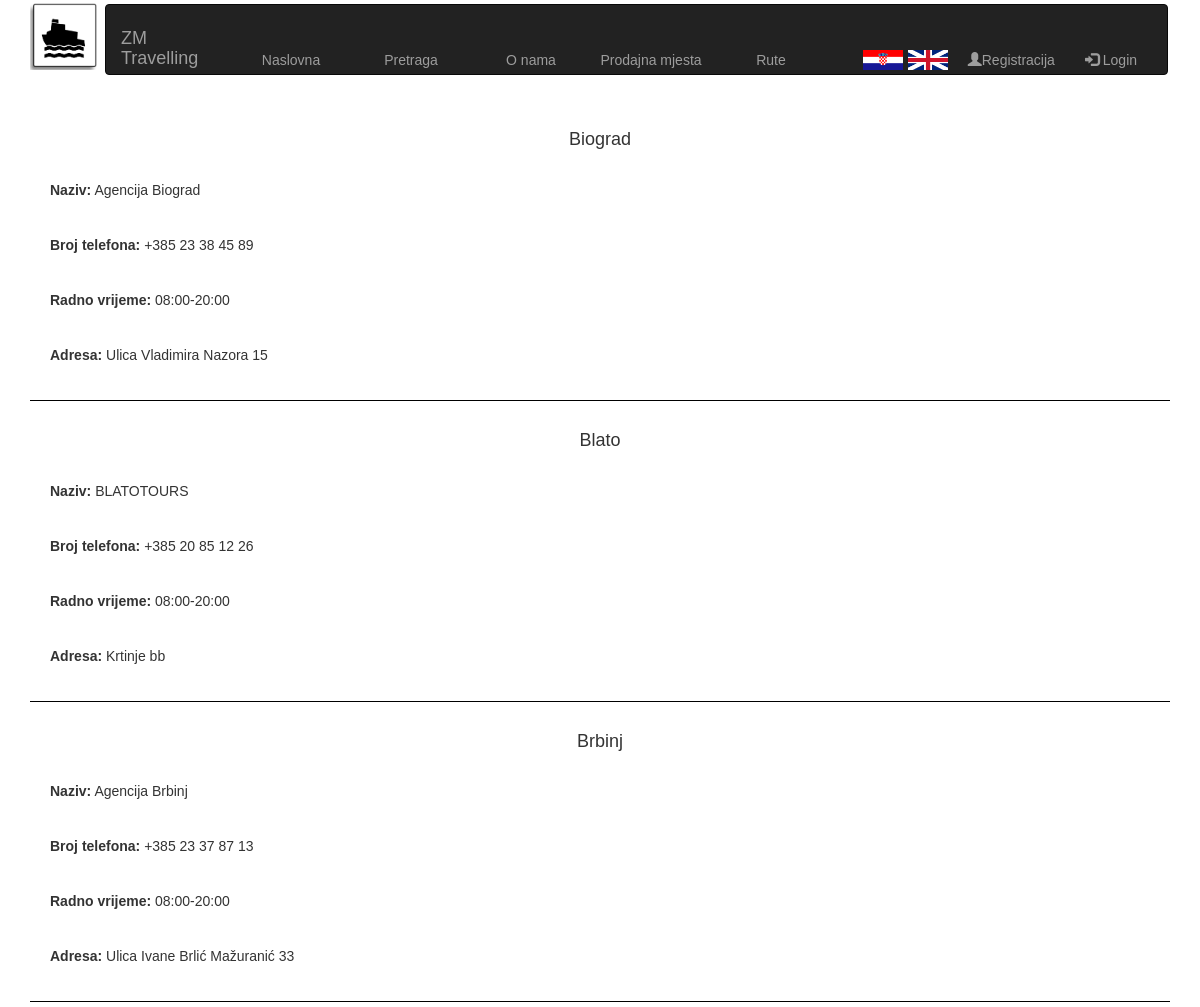
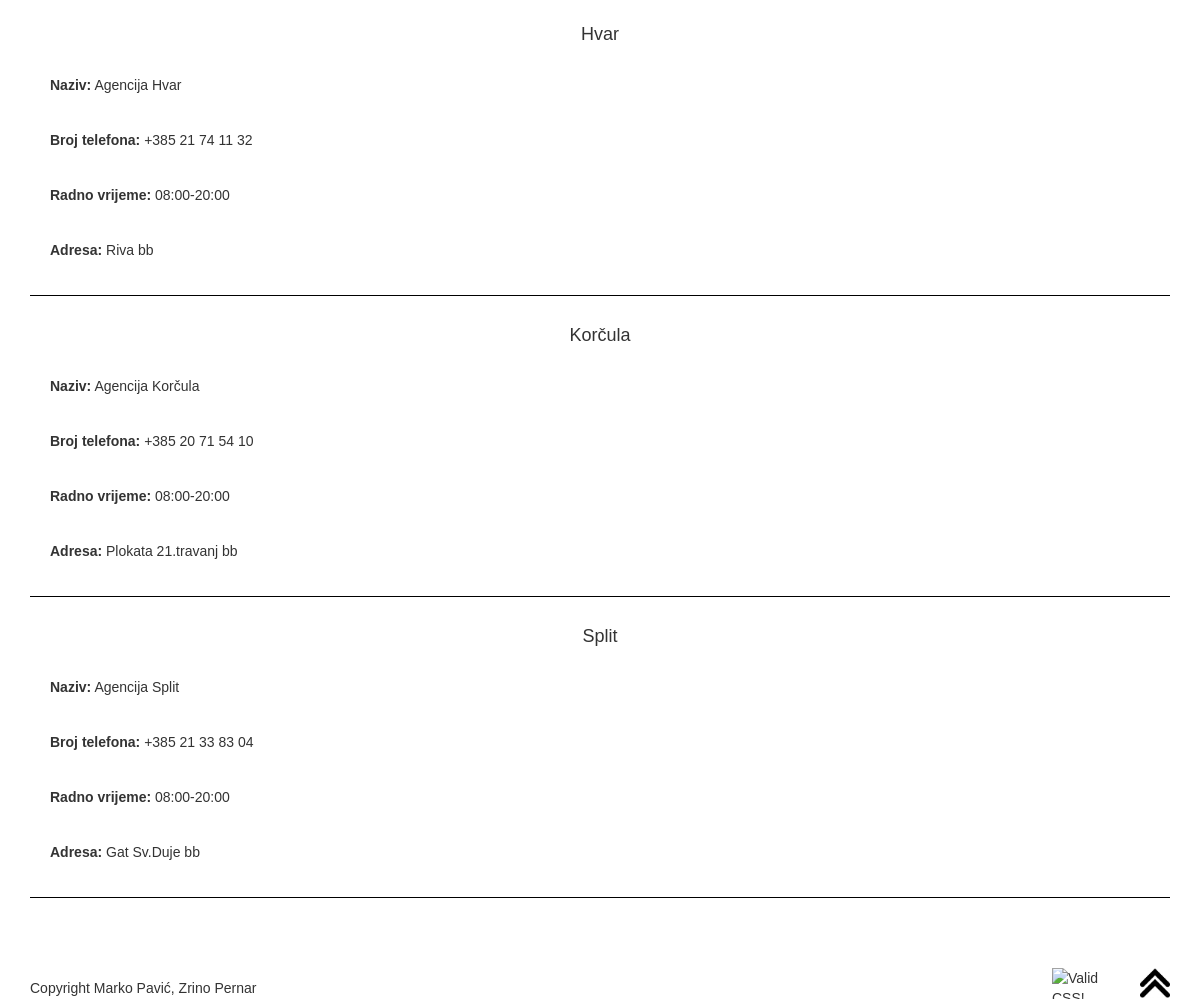
The page /prodajna_mjesta.php on the database its author committed (2 pictures, top to bottom).
### tables this page shows
CREATE TABLE `Prodajna_mjesta` (
  `ID` int(10) unsigned NOT NULL AUTO_INCREMENT,
  `Naziv_mjesta` varchar(25) NOT NULL,
  `Adresa` varchar(45) DEFAULT NULL,
  `Broj_telefona` varchar(25) NOT NULL,
  `Radno_vrijeme` varchar(25) NOT NULL,
  `Ime` varchar(25) NOT NULL,
  PRIMARY KEY (`ID`)
);

### lang/hrvatski.php (called while the page is built)
<?php
	$lang["home"] = "Naslovna";
	$lang["search"] = "Pretraga";
	$lang["about"] ="O nama";
	$lang["locations"] = "Prodajna mjesta";
	$lang["register"] = "Registracija";
	$lang["login"] = "Login";
	$lang["username"] = "Korisničko ime";
	$lang["password"] = "Lozinka";
	$lang["registerYourself"] = "Registrirajte se";
	$lang["confirm"] = "Potvrdi";
	$lang["name"] = "Ime";
	$lang["surname"] = "Prezime";
	$lang["address"] = "Adresa";
	$lang["place"] = "Mjesto";
	$lang["postal_code"] = "Poštanski broj";
	$lang["phone_number"] = "Broj telefona";
	$lang["email"] = "Email";
	$lang["working_hours"] = "Radno vrijeme";
	$lang["routes"] = "Rute";
	$lang["starting_point"] = "Polazište";
	$lang["destination"] = "Odredište";
	$lang["date"] = "Datum";
	$lang["number_of_passengers"] = "Broj putnika";
	$lang["round-trip_ticket"] = "Povratna karta";
	$lang["search_result"] = "Rezultat pretrage";
	$lang["search_journey_schedule"] = "Pretraga reda plovidbe";
	$lang["hide"] = "Sakrij";
	$lang["delete"] = "Izbriši";
	$lang["title"] = "Naslov";
	$lang["title_on_eng"] = "Naslov - engleski";
	$lang["content"] = "Sadržaj";
	$lang["content_on_eng"] = "Sadržaj - engleski";
	$lang["picture"] = "Slika";
	$lang["show"] = "Prikaži";
	$lang["news"] = "Vijesti";
	$lang["upit"] = "Upit";
	$lang["posalji"] = "Pošalji";
	$lang["contactus"] = "Javite nam se";
	$lang["choose"] = "Izaberi";
	$lang["logout"] = "Logout";
	$lang["login_error"] = "Pogrešno korisničko ime ili lozinka";
	$lang["login_required"] = "Morate se ulogirati da bi nastavili";
	$lang["db_error"] = "Greška u bazi podataka";
	$lang["new_message"] = "Nova vijest";
	$lang["question_added"] = "Upit uspješno dodan";
	$lang["aboutus"] = "O nama";
	$lang["show"]="Prikaži";
	$lang["delete"]="Obriši";
	$lang["admin"] = "Admin";
	$lang["access_privilege"] = "Nemate pravo pristupa!";
	$lang["datetime"] = "Datum i vrijeme";
	$lang["yes"] = "Da";
	$lang["no"] = "Ne";
	$lang["buy_ticket"] = "Kupi kartu";
	$lang["title"] = "Naziv";
	$lang["no_results"] = "Nema rezultata";
	$lang["error"] = "Greška";
	$lang["about_content"] = "ZM Travelling je agencija koja pruža usluge prijevoza, transporta ljudi i robe putem morskih linija.<br>Osnovana je 01. ožujka 1994. godine u Rijeci, a nastala je spajanjem nove agencije M i ostatka bivše jugoslavenske mornarice Z.<br>U mirno doba, cilj agencije je spajanje ugodnosti klasičnih prijevoznika te sigurnosti ratne mornarice.";
?>

### prodajna_mjesta_content.php (the view, shortened to what this page needs)
<div id="prodajna_mjesta">
<?php
		$mysqli = new mysqli("localhost", "root", "root", "Seminar2");
		if (!($stmt = $mysqli->prepare("SELECT * FROM Prodajna_mjesta")))
			{
				echo $lang["db_error"];
				exit(1);
			}
			if (!$stmt->execute())
			{
			    echo $lang["db_error"];
			    exit(2);
			}
			$stmt->bind_result($col1,$col2,$col3,$col4,$col5,$col6);
			while ($stmt->fetch())
			{
				echo '<div class="prodajno_mjesto" id=' . $col1 . '>
				<h4> '. $col2 .'</h4> </br>
				<p><label>'.$lang["title"].': </label> '.  $col6 .'</p></br>
				<p> <label>' .$lang["phone_number"].': </label> '.  $col4 .'</p> </br>
				<p> <label>'. $lang["working_hours"].': </label> '.  $col5 .'</p> </br>
				<p> <label> '.$lang["address"].': </label> '.  $col3 .'</p></div>';
			}
		?>
	</div>

### prodajna_mjesta.php (shortened to what this page needs)
<!DOCTYPE html>
<html>
<head>
	<link rel="stylesheet" href="http://maxcdn.bootstrapcdn.com/bootstrap/3.3.6/css/bootstrap.min.css">
	<link rel="stylesheet" href="style.css">
</head>
<?php
	include("master.php");
?>
</html>

### master.php (shortened to what this page needs)
<body>
 <div class="container">
	<?php
	if(isset($_COOKIE["lang"]))
	{
		switch($_COOKIE["lang"])
		{
			case "hrvatski":
				include("lang/hrvatski.php");
				break;
			case "engleski":
				include("lang/engleski.php");
				break;
			default:
				include("lang/hrvatski.php");
				break;
		}
	}
	else
	{
		include("lang/hrvatski.php");
	}
	?>
	<div><?php include('header.php');?></div>
	<div><?php include($page_content);?></div>
	<div><?php include('footer.php');?></div>

### header.php (shortened to what this page needs)
 <?php
if (isset($_SESSION['authenticated']) && $_SESSION['authenticated'] == true)
	$loginout = $lang["logout"];
else
	$loginout = $lang["login"];
 ?>
	<header>
		<div id="logo">
		<a href="index.php"><img src="img/logo.png" alt="logo"></a>
		</div>
			<nav class="navbar navbar-inverse">
		  <div class="container-fluid">
		    <div class="navbar-header">
		      <p class="navbar-brand">ZM Travelling</p>
		    </div>
		    <div class="collapse navbar-collapse" id="myNavbar">
		     <div id="sirina">
		      <ul class="nav navbar-nav">
			<li><a href="index.php">		<?php echo $lang["home"];?></a></li>
			<li><a href="pretraga.php"> 		<?php echo $lang["search"]; 		?></a></li>
			<li><a href="onama.php">		<?php echo $lang["about"]; 		?></a></li>
			<li><a href="prodajna_mjesta.php">	<?php echo $lang["locations"]; 		?></a></li>
			<li><a href="rute.php">			<?php echo $lang["routes"]; 		?></a></li>
		      </ul>
		       </div>
		      <ul class="nav navbar-nav navbar-right">
			<li> <img src="img/hrvatski.png" alt="hrvatski" onclick="setCookie('lang','hrvatski')"></li>
			<li> <img src="img/engleski.png" alt="engleski" onclick="setCookie('lang','engleski')"></li>
			<li><?php
			 if(isset($_SESSION["admin"]) && $_SESSION["admin"] == 1)
			{
				echo '<a href="admin.php"> <span class="glyphicon glyphicon-user"> </span>'. $lang["admin"].' </a>';
			}
			else
			{
				echo '<a href="registracija.php"> <span class="glyphicon glyphicon-user"></span>'. $lang["register"].'</a>';
			}
			?></li>
			<li><a href="login.php"><span class="glyphicon glyphicon-log-in"></span>	<?php echo $loginout; 	?></a></li>
		      </ul>
		    </div>
		  </div>
		</nav>
	</header>

### footer.php (shortened to what this page needs)
<footer>
	<br></br><br></br>
	<p>Copyright Marko Pavić, Zrino Pernar
	<a href="#logo"><img src="img/return.png" alt="return_to_the_top" width="50"></a>
	    <img style="border:0;width:88px;height:31px"
		src="http://jigsaw.w3.org/css-validator/images/vcss-blue"
		alt="Valid CSS!" />
	</p>
	</footer>
	</div>

### style.css (style rules this page uses)
﻿html,body { margin:0; padding:0; height:100%; font-family:"Lucida Sans Unicode", "Lucida Grande", sans-serif; }
header img { width:75px; float:left; padding-bottom:5px; padding-right:5px; }
.navbar { width:93.25%; height:71px; float:left; margin-top:4px; }
.nav { padding-top:30px; }
.navbar-brand { padding-top:23px; width:120px; }
.navbar img { width:45px; margin-top:15px; height:25px; }
.navbar li { padding-bottom:50px; }
#prodajna_mjesta { margin-top:100px; }
.prodajno_mjesto { margin-left:0px; border-bottom:solid 1px black; background-color:white; padding:20px; }
h4 { text-align:center; }
footer { clear:both; }
footer img { float:right; padding-left:20px; margin-top:-10px; }
#sirina li { width:20%; padding-left:0px; padding-right:0px; text-align:center; }
#sirina a { padding-left:10px; padding-right:0px; }
#sirina .nav { width:600px; }

### rows shown on the page
prodajna_mjesta: Naziv_mjesta "Biograd", Ime "Agencija Biograd", Broj_telefona "+385 23 38 45 89", Radno_vrijeme "08:00-20:00", Adresa "Ulica Vladimira Nazora 15"
prodajna_mjesta: Naziv_mjesta "Blato", Ime "BLATOTOURS", Broj_telefona "+385 20 85 12 26", Radno_vrijeme "08:00-20:00", Adresa "Krtinje bb"
prodajna_mjesta: Naziv_mjesta "Brbinj", Ime "Agencija Brbinj", Broj_telefona "+385 23 37 87 13", Radno_vrijeme "08:00-20:00", Adresa "Ulica Ivane Brlić Mažuranić 33"
prodajna_mjesta: Naziv_mjesta "Hvar", Ime "Agencija Hvar", Broj_telefona "+385 21 74 11 32", Radno_vrijeme "08:00-20:00", Adresa "Riva bb"
prodajna_mjesta: Naziv_mjesta "Korčula", Ime "Agencija Korčula", Broj_telefona "+385 20 71 54 10", Radno_vrijeme "08:00-20:00", Adresa "Plokata 21.travanj bb"
prodajna_mjesta: Naziv_mjesta "Split", Ime "Agencija Split", Broj_telefona "+385 21 33 83 04", Radno_vrijeme "08:00-20:00", Adresa "Gat Sv.Duje bb"

### other values the page prints
$lang["home"] "Naslovna"
$lang["search"] "Pretraga"
$lang["about"] "O nama"
$lang["locations"] "Prodajna mjesta"
$lang["routes"] "Rute"
$lang["register"] "Registracija"
$loginout "Login"
